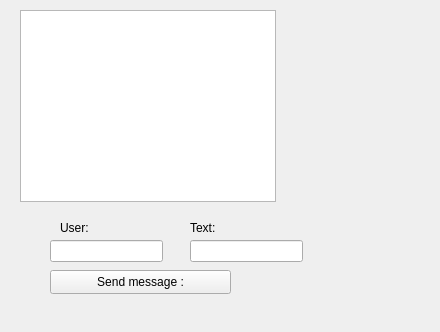
<?xml version="1.0" encoding="UTF-8"?>
<ui version="4.0">
 <class>ChatWindow</class>
 <widget class="QWidget" name="ChatWindow">
  <property name="geometry">
   <rect>
    <x>0</x>
    <y>0</y>
    <width>440</width>
    <height>332</height>
   </rect>
  </property>
  <property name="windowTitle">
   <string>ChatWindow</string>
  </property>
  <widget class="QListWidget" name="listWidget">
   <property name="geometry">
    <rect>
     <x>20</x>
     <y>10</y>
     <width>256</width>
     <height>192</height>
    </rect>
   </property>
  </widget>
  <widget class="QLineEdit" name="lineEdit">
   <property name="geometry">
    <rect>
     <x>50</x>
     <y>240</y>
     <width>113</width>
     <height>22</height>
    </rect>
   </property>
  </widget>
  <widget class="QLineEdit" name="lineEdit_2">
   <property name="geometry">
    <rect>
     <x>190</x>
     <y>240</y>
     <width>113</width>
     <height>22</height>
    </rect>
   </property>
  </widget>
  <widget class="QLabel" name="label">
   <property name="geometry">
    <rect>
     <x>60</x>
     <y>220</y>
     <width>49</width>
     <height>16</height>
    </rect>
   </property>
   <property name="text">
    <string>User:</string>
   </property>
  </widget>
  <widget class="QLabel" name="label_2">
   <property name="geometry">
    <rect>
     <x>190</x>
     <y>220</y>
     <width>49</width>
     <height>16</height>
    </rect>
   </property>
   <property name="text">
    <string>Text:</string>
   </property>
  </widget>
  <widget class="QPushButton" name="pushButton">
   <property name="geometry">
    <rect>
     <x>50</x>
     <y>270</y>
     <width>181</width>
     <height>24</height>
    </rect>
   </property>
   <property name="text">
    <string>Send message :</string>
   </property>
  </widget>
 </widget>
 <resources/>
 <connections/>
</ui>
